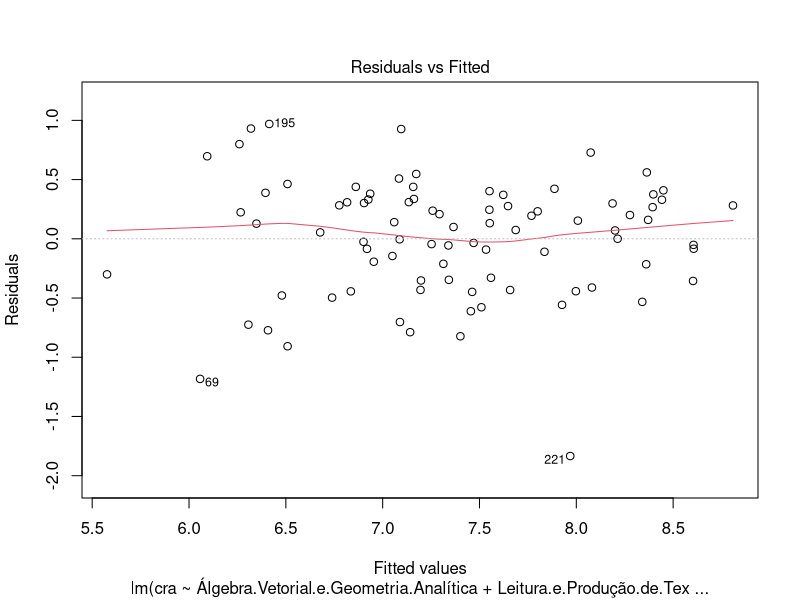
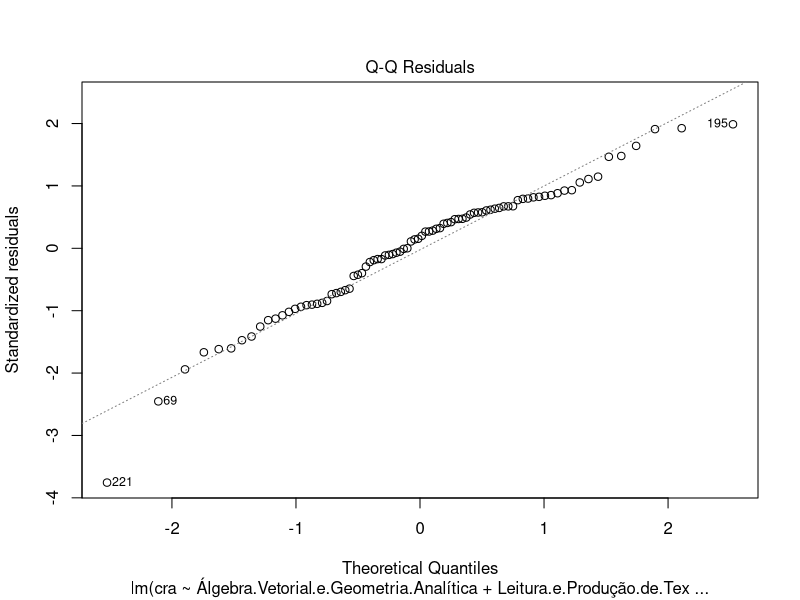
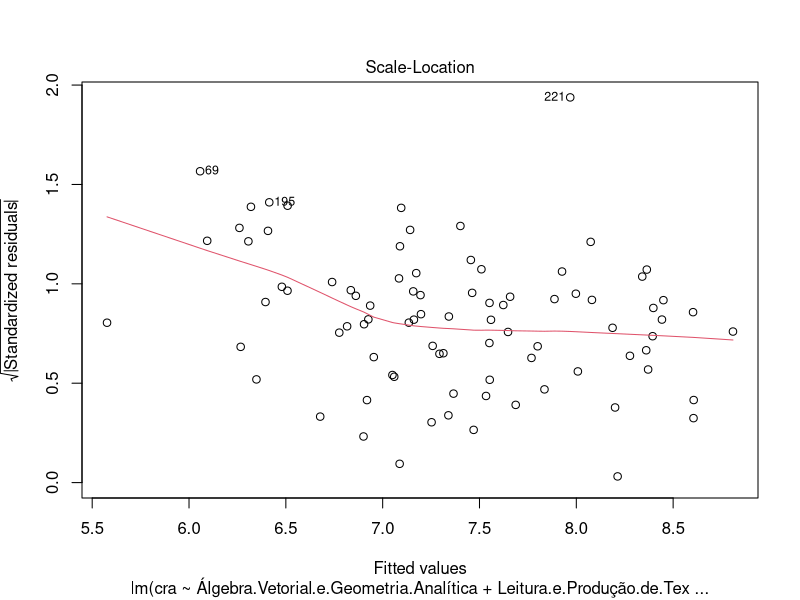
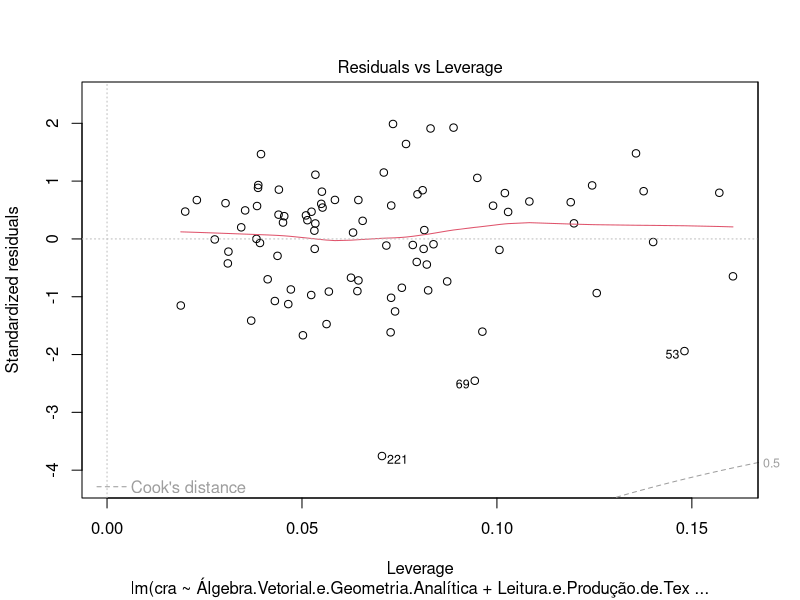

These charts were generated, in order, by the following R code:
# Tarefa 2

# O desempenho dos alunos nos dois primeiros períodos consegue explicar, em algum 
# grau, seus desempenhos no curso como um todo?

# Vamos tentar responder essa pergunta usando regressão linear. Vamos fazer isso 
# quebrando a pergunta anterior nas seguintes perguntas:

# a) Um modelo de regressão múltipla com todas as variáveis é plausível para explicar
#       a variação em y? Em que grau?
# b) Todas as variáveis são úteis para o modelo de regressão?
# c) Se a resposta para a pergunta anterior foi não, construa um novo modelo sem 
#       essas variáveis e o compare ao modelo com todas as variáveis (e.g. em termos de R2 e RSE).
# d) Analise os plots de resíduos de cada variável e veja se algum (um ou mais) 
#       deles indica não aleatoriedade dos erros.
# e) Que período consegue explicar melhor o desempenho final (primeiro ou segundo)?
# f) Use o modelo para predizer o seu próprio desempenho e compare a predição 
#       com o seu CRA atual. Comente o resultado.

library(dplyr)
library(tidyr)
library(plyr)

setwd('~/Desktop/Link to AD2/analytics2/')

df <- read.csv('Tarefa2/graduados_model.csv', sep=' ')  

head(df)

# -----------------------------------------------------------------------------------

model.p1.p2 <- lm(cra ~ Cálculo.Diferencial.e.Integral.I +
                Álgebra.Vetorial.e.Geometria.Analítica +
                Programação.I +
                Introdução.à.Computação +
                Leitura.e.Produção.de.Textos + 
                Laboratório.de.Programação.I +
                Programação.II + 
                Cálculo.Diferencial.e.Integral.II +
                Matemática.Discreta +
                Laboratório.de.Programação.II +
                Teoria.dos.Grafos +
                Fundamentos.de.Física.Clássica, data=df)
summary(model.p1.p2)

# a) Um modelo de regressão múltipla com todas as variáveis é plausível para explicar
#       a variação em y? Em que grau?

#         Segundo se observa no summary do modelo acima, o p-valor é bastante baixo,
#        menor que 0.05 (ou 5%), e portanto, o modelo é aceitável.
#         Apesar disso, vemos também que o Adjusted R-squared é baixo, o que significa
#        que devemos buscar eliminar variáveis que devem estar atrapalhando a 
#        predição.


#coefficients(model.p1.p2)
#confint(model.p1.p2, level=.95)
#fitted(model.p1.p2)
#residuals(model.p1.p2)
#anova(model.p1.p2)
#vcov(model.p1.p2)
#influence(model.p1.p2)


# -----------------------------------------------------------------------------------

# Variable selection
library(MASS)

model.opt <- lm(cra ~ 
                    Cálculo.Diferencial.e.Integral.I +
                    Álgebra.Vetorial.e.Geometria.Analítica +
                    Programação.I +
                    Introdução.à.Computação +
                    Leitura.e.Produção.de.Textos + 
                    Laboratório.de.Programação.I +
                    Programação.II + 
                    Cálculo.Diferencial.e.Integral.II +
                    Matemática.Discreta +
                    Laboratório.de.Programação.II +
                    Teoria.dos.Grafos +
                    Fundamentos.de.Física.Clássica, 
                data=df)
final_model <- stepAIC(model.opt, direction="both")
final_model$anova

summary(model.opt)
summary.aov(model.opt)

summary(final_model)
plot(final_model)

# b) Todas as variáveis são úteis para o modelo de regressão?
#         Não, após aplicar o método de seleção de modelos baseado no AIC (Akaike 
#       information criterion), chegou-se ao seguinte modelo:
#             cra = 1.067e-15 * Programação.II + -1.094e-15 * Matemática.Discreta + 7.24
#         Como se observa, apenas duas disciplinas são realmente significativas
#       para previsão do cra, considerando apenas conjunto das disciplinas do 1o e 2os
#       periodos.
#         O modelo tem as seguintes medidas:
#           p-valor = 1.935e-13
#           F-statistic = 42.52
#           Adjusted R-squared = 0.4952

# -----------------------------------------------------------------------------------
summary(model.p1.p2)
summary(final_model)

# c) Se a resposta para a pergunta anterior foi não, construa um novo modelo sem 
#       essas variáveis e o compare ao modelo com todas as variáveis 
#       (e.g. em termos de R2 e RSE).
#     Modelo Final encontrado:
#       cra = 1.067e-15 * Programação.II + -1.094e-15 * Matemática.Discreta + 7.24
#     Comparação com modelo com todas as variáveis (model.p1.p2):
#       model             R2        R2-Adj        RSE
#       model.p1.p2     0.4966      0.4138        4.365e-15
#       final_model     0.5061      0.4942        4.203e-15
#
#     Como se pode observar,o modelo final é superior ao modelo com todas as variáveis
#     em todas as medidas exploradas.


# -----------------------------------------------------------------------------------

# d) Analise os plots de resíduos de cada variável e veja se algum (um ou mais) 
#       deles indica não aleatoriedade dos erros.

# -----------------------------------------------------------------------------------

model.p1 <- lm(cra ~ Cálculo.Diferencial.e.Integral.I +
                    Álgebra.Vetorial.e.Geometria.Analítica +
                    Programação.I +
                    Introdução.à.Computação +
                    Leitura.e.Produção.de.Textos + 
                    Laboratório.de.Programação.I,
                    data=df)
summary(model.p1)

model.p2 <- lm(cra ~ Programação.II + 
                 Cálculo.Diferencial.e.Integral.II +
                 Matemática.Discreta +
                 Laboratório.de.Programação.II +
                 Teoria.dos.Grafos +
                 Fundamentos.de.Física.Clássica,
               data=df)
summary(model.p2)


# e) Que período consegue explicar melhor o desempenho final (primeiro ou segundo)?
#    Como se observar nos resultados dos comandos acima, para o modelo 1,
#     que considera apenas as disciplinas do 1 periodo, nós temos a seguinte
#     configuração:
#        p-valor = 1.954e-10
#        F-statistic = 13.43
#        Adjusted R-squared = 0.4673
#     Já para o modelo 2, o qual considera apenas as disciplinas do 2o periodo, nós
#     temos a seguinte configuração:
#        p-valor = 3.458e-10
#        F-statistic = 13.03
#        Adjusted R-squared = 0.4592
#     Portanto, o modelo 1 descreve/prever melhor o cra do aluno para o curso como
#     um todo.

# -----------------------------------------------------------------------------------

# f) Use o modelo para predizer o seu próprio desempenho e compare a predição 
#       com o seu CRA atual. Comente o resultado.
#     Fórmula do modelo: 
#       cra = 1.067e-15 * Programação.II + -1.094e-15 * Matemática.Discreta + 7.24
#
#       Programacao.II = 8.2
#       Matematica.Discreta = 7.9
#       cra estimado = 7,24
#       cra correto = 7,80
